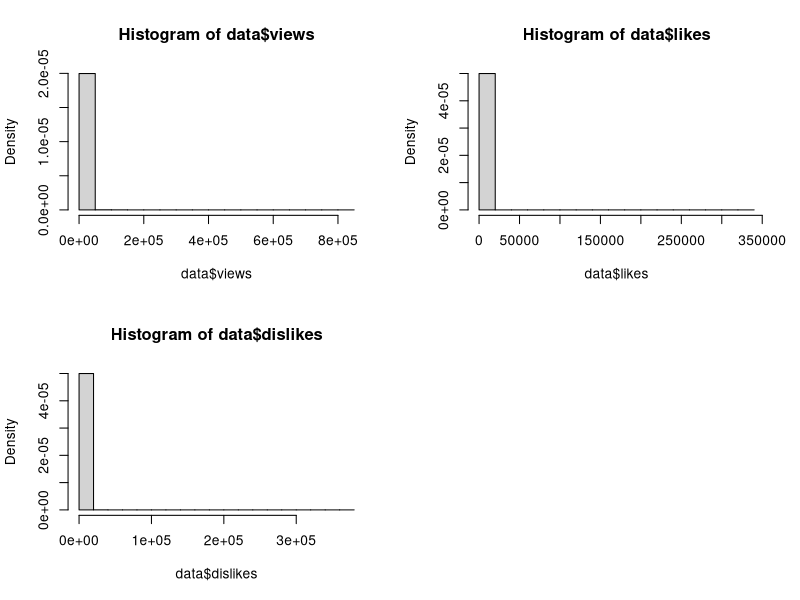
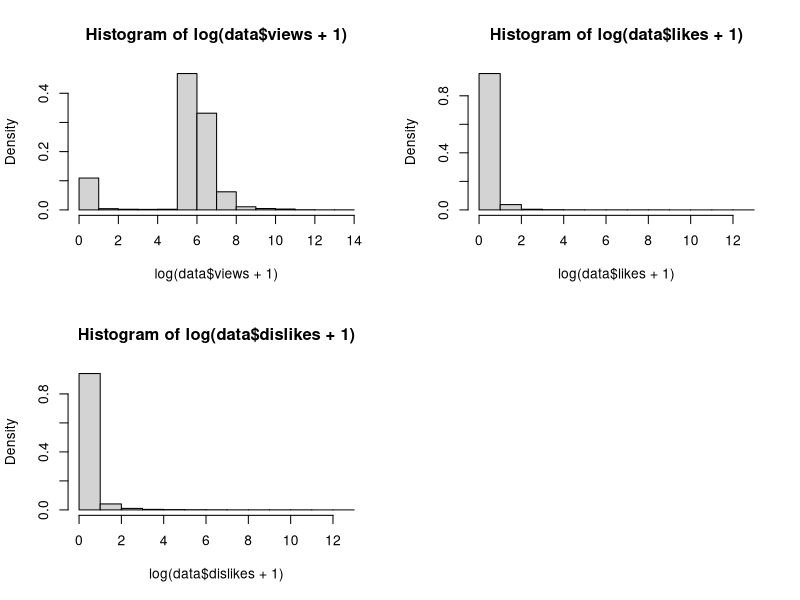
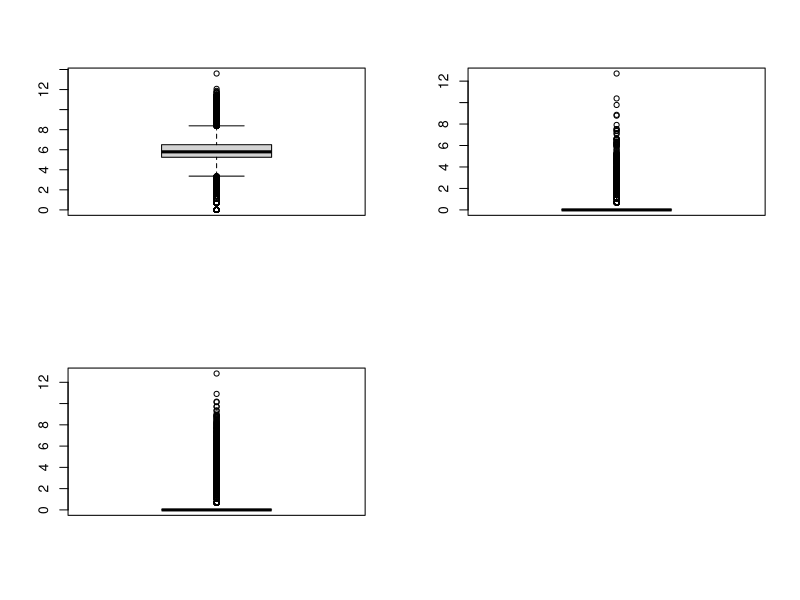
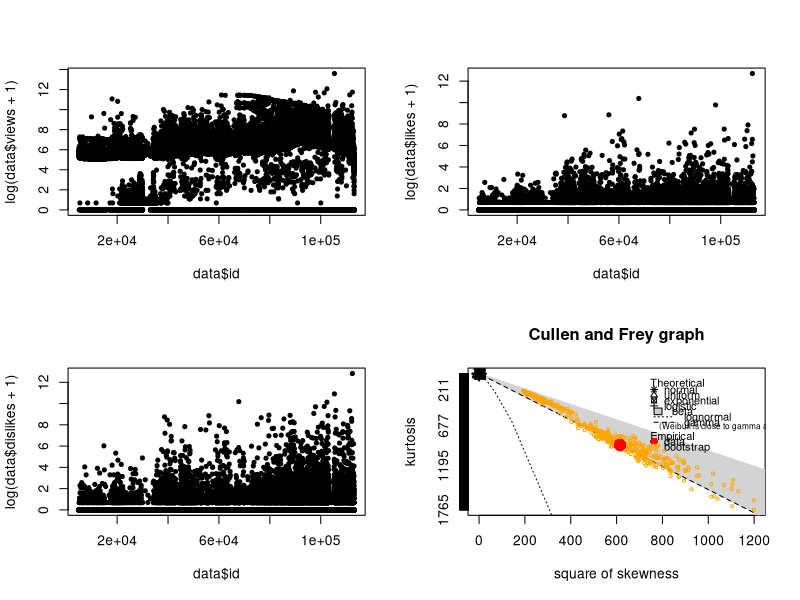
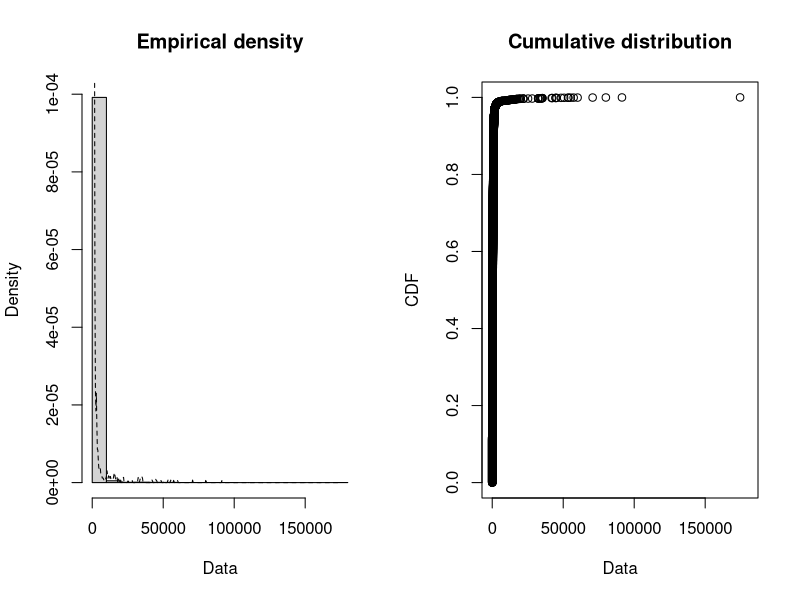
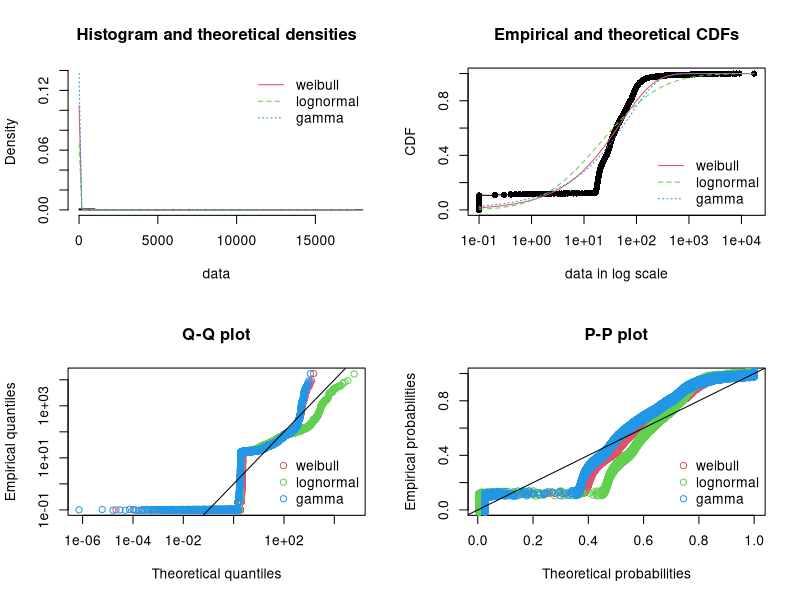

Here is the R script that generated these plots, in order:
## ---- chunk 1
knitr::opts_chunk$set(echo = TRUE)
library(MASS)
library(fitdistrplus)
## ---- chunk 2
data <- read.csv(file = "engagement.csv")
summary(data)
str(data)
## ---- chunk 3
par(mfrow=c(2,2))
hist(data$views, freq=FALSE)
hist(data$likes, freq=FALSE)
hist(data$dislikes, freq=FALSE)
par(mfrow=c(2,2))
hist(log(data$views+1), freq=FALSE)
hist(log(data$likes+1), freq=FALSE)
hist(log(data$dislikes+1), freq=FALSE)
## ---- chunk 4
par(mfrow=c(2,2))
boxplot(log(data$views+1))
boxplot(log(data$likes+1))
boxplot(log(data$dislikes+1))
## ---- chunk 5
par(mfrow=c(2,2))
plot(data$id, log(data$views+1), pch=20)
plot(data$id, log(data$likes+1), pch=20)
plot(data$id, log(data$dislikes+1), pch=20)
## ---- chunk 6
set.seed(48)
views <- sample(data$views, length(data$views)*0.1)
## ---- chunk 7
#hist(views)
descdist(views, boot = 500)
plotdist(views, histo = TRUE, demp = TRUE)
## ---- chunk 8
d <- (views+1)/10 #некоторые преобразования
fit_w  <- fitdist(d, "weibull")
fit_ln <- fitdist(d, "lnorm")
fit_g <- fitdist(d, "gamma")
summary(fit_ln)
summary(fit_w)
summary(fit_g)
## ---- chunk 9
par(mfrow=c(2,2))
plot.legend <- c("weibull", "lognormal", "gamma")
denscomp(list(fit_w, fit_ln, fit_g), legendtext = plot.legend)
cdfcomp (list(fit_w, fit_ln, fit_g), xlogscale = TRUE, legendtext = plot.legend)
qqcomp  (list(fit_w, fit_ln, fit_g), xlogscale = TRUE, ylogscale = TRUE, legendtext = plot.legend)
ppcomp  (list(fit_w, fit_ln, fit_g), legendtext = plot.legend)
## ---- chunk 10
gofstat(list(fit_ln, fit_w, fit_g), fitnames = c("lnorm", "weibull", "gamma"))

#посмотрим Колмогорова-Смирнова на данных (не самый мощный и не самый красивый..)
paste("ks.test weibull", ks.test(d, "pweibull", shape = fit_w$estimate[1], scale = fit_w$estimate[2])$p.value)
paste("ks.test gamma", ks.test(d, "pgamma", shape = fit_g$estimate[1], scale = fit_g$estimate[2])$p.value)
paste("ks.test lnorm", ks.test(log(d), "pnorm")$p.value)
